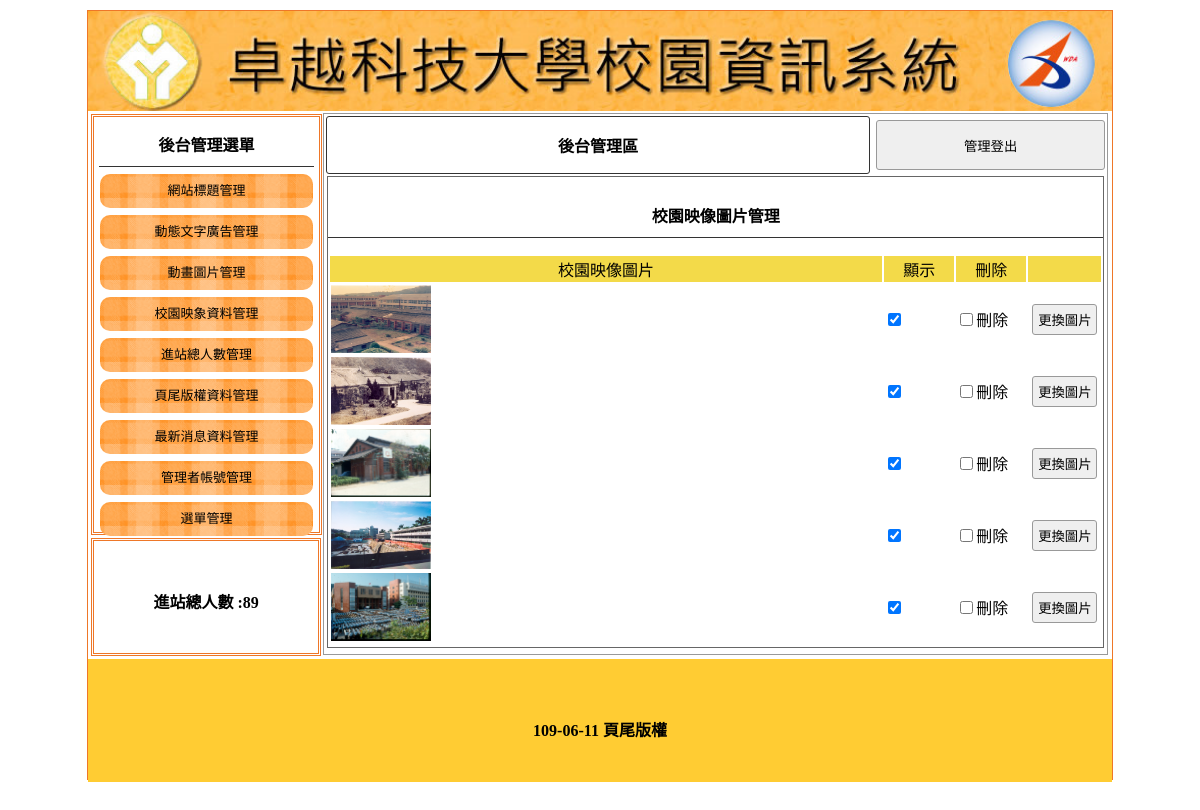
/admin.php?do=image, run on the app's committed database.
### tables this page shows
CREATE TABLE `title` (
  `id` int(10) UNSIGNED NOT NULL,
  `img` text NOT NULL,
  `text` text NOT NULL,
  `sh` int(1) NOT NULL
);

CREATE TABLE `total` (
  `id` int(10) UNSIGNED NOT NULL,
  `total` int(10) UNSIGNED NOT NULL
);

CREATE TABLE `image` (
  `id` int(10) UNSIGNED NOT NULL,
  `img` text NOT NULL,
  `text` text NOT NULL,
  `sh` int(1) NOT NULL
);

CREATE TABLE `bottom` (
  `id` int(10) UNSIGNED NOT NULL,
  `bottom` varchar(128) NOT NULL
);

### base.php (called while the page is built, shortened)
<?php
class DB{
    private $dsn="mysql:host=localhost;charset=utf8;dbname=db05";
    private $root="root";
    private $password="";
    private $table;
    private $pdo;
    public function __construct($table){
        $this->table=$table;
        $this->pdo=new PDO($this->dsn,$this->root,$this->password);
    }
    public function all(...$arg){
        $sql="select * from $this->table ";
        return $this->pdo->query($sql)->fetchAll();
    }
public function find($arg){
    $sql="select * from $this->table ";
    if( is_array($arg)){
        foreach($arg as $key => $value){
            $tmp[]=sprintf("`%s`='%s'",$key,$value);
        }
        $sql=$sql. " where ".implode(" && ",$tmp);
    }else{
        $sql=$sql. " where `id`='$arg'";
    }
    return $this->pdo->query($sql)->fetch(PDO::FETCH_ASSOC);
}
}
?>

### backend/image.php (the view, shortened to what this page needs)
<div style="width:99%; height:87%; margin:auto; overflow:auto; border:#666 1px solid;">
    <p class="t cent botli">校園映像圖片管理</p>
    <form method="post" action="api/edit.php">
        <table width="100%">
            <tbody>
                <tr class="yel">
                    <td width="80%">校園映像圖片</td>
                    <td width="10%">顯示</td>
                    <td width="10%">刪除</td>
                    <td></td>
                </tr>
                <?php
                    $table=$do;
                    $db=new DB($table);
                    $rows=$db->all();
                    foreach($rows as $row){
                        $isChk=($row['sh']==1)?'checked':'';
                ?>
                <tr>
                    <td width="45%"><img src='img/<?=$row['img'];?>' style="width:100px;height:68px"></td>
                    <td width="7%">
                        <input type="checkbox" name="sh[]" value="<?=$row['id'];?>" <?=$isChk;?>>
                    </td>
                    <td width="7%">
                        <input type="checkbox" name="del[]" value="<?=$row['id'];?>">刪除
                    </td>
                    <td><input type="button" onclick="op(&#39;#cover&#39;,&#39;#cvr&#39;,&#39;modal/upload_image.php?id=<?=$row['id'];?>&table=<?=$table;?>&#39;)" value="更換圖片"></td>
                </tr>
                <?php
                               }
                               ?>
            </tbody>
        </table>
    </form>
</div>

### admin.php (shortened to what this page needs)
<?php include_once "base.php";?>
<!DOCTYPE html
    PUBLIC "-//W3C//DTD XHTML 1.0 Transitional//EN" "http://www.w3.org/TR/xhtml1/DTD/xhtml1-transitional.dtd">
<html xmlns="http://www.w3.org/1999/xhtml">
<head>
    <link href="./css/css.css" rel="stylesheet" type="text/css">
</head>
<body>
    <div id="main">
        <?php
            $title=new DB('title');
            $ti=$title->find(['sh'=>1]);
        ?>
        <a title="<?=$ti['text'];?>" href="index.php">
            <div class="ti" style="background:url(&#39;img/<?=$ti['img'];?>&#39;); background-size:cover;"></div>
        </a>
        <div id="ms">
            <div id="lf" style="float:left;">
                <div id="menuput" class="dbor">
                    <span class="t botli">後台管理選單</span>
                    <a style="color:#000; font-size:13px; text-decoration:none;"
                        href="admin.php?do=title">
                        <div class="mainmu">
                            網站標題管理 </div>
                    </a>
                    <a style="color:#000; font-size:13px; text-decoration:none;" href="?do=ad">
                        <div class="mainmu">
                            動態文字廣告管理 </div>
                    </a>
                    <a style="color:#000; font-size:13px; text-decoration:none;" href="?do=mvim">
                        <div class="mainmu">
                            動畫圖片管理 </div>
                    </a>
                    <a style="color:#000; font-size:13px; text-decoration:none;" href="?do=image">
                        <div class="mainmu">
                            校園映象資料管理 </div>
                    </a>
                    <a style="color:#000; font-size:13px; text-decoration:none;" href="?do=total">
                        <div class="mainmu">
                            進站總人數管理 </div>
                    </a>
                    <a style="color:#000; font-size:13px; text-decoration:none;" href="?do=bottom">
                        <div class="mainmu">
                            頁尾版權資料管理 </div>
                    </a>
                    <a style="color:#000; font-size:13px; text-decoration:none;" href="?do=news">
                        <div class="mainmu">
                            最新消息資料管理 </div>
                    </a>
                    <a style="color:#000; font-size:13px; text-decoration:none;" href="?do=admin">
                        <div class="mainmu">
                            管理者帳號管理 </div>
                    </a>
                    <a style="color:#000; font-size:13px; text-decoration:none;" href="?do=menu">
                        <div class="mainmu">
                            選單管理 </div>
                    </a>
                </div>
                <div class="dbor" style="margin:3px; width:95%; height:20%; line-height:100px;">
                <span class="t">進站總人數 :<?php
                        $total=new DB("total");
                        $tt=$total->find(1);
                        echo $tt['total'];
                    ?></span>
                </div>
            </div>
            <div class="di"
                style="height:540px; border:#999 1px solid; width:76.5%; margin:2px 0px 0px 0px; float:left; position:relative; left:20px;">
                <table width="100%">
                    <tbody>
                        <tr>
                            <td style="width:70%;font-weight:800; border:#333 1px solid; border-radius:3px;"
                                class="cent"><a href="?do=admin" style="color:#000; text-decoration:none;">後台管理區</a>
                            </td>
                            <td><button onclick="document.cookie=&#39;user=&#39;;location.replace(&#39;?&#39;)"
                                    style="width:99%; margin-right:2px; height:50px;">管理登出</button></td>
                        </tr>
                    </tbody>
                </table>
                <?php
                        $do=(!empty($_GET['do']))?$_GET['do']:'title';
                        $file='backend/'.$do.".php";
				        if(file_exists($file)){
                            include $file;
                        }else{
                            include 'backend/title.php';
                        }
				?>
            </div>
        </div>
        <div
            style="width:1024px; left:0px; position:relative; background:#FC3; margin-top:4px; height:123px; display:block;">
            <span class="t" style="line-height:123px;">
            <?php
                $bottom=new DB('bottom');
                $bt=$bottom->find(1);
                echo $bt['bottom'];
            ?></span>
        </div>
    </div>
</body>
</html>

### css/css.css (style rules this page uses)
body { padding:0px; margin:0px; }
#main { width:1024px; height:768px; margin:10px auto 10px auto; border:#EE7728 1px solid; position:relative; }
.ti { width:100%; height:100px; position:relative; background-size:cover; background-repeat:no-repeat; }
.dbor { border:#EE7728 double 3px; margin:1px; padding:2px 10px 2px 10px; }
.t { font-weight:800; display:block; text-align:center; padding:10px 1px 10px 1px; }
.botli { border-bottom:#333 1px solid; }
.mainmu { position:relative; border-radius:10px; background:url(../icon/menu.fw.png) center no-repeat; background-size:cover; line-height:30px; padding:2px 10px 2px 10px; margin:7px 1px 7px 1px; height:30px; text-align: center; }
#lf { height:540px; width:21%; display:inline-block; }
#menuput { width:100%; height:75%; position:relative; padding:5px; display:block; margin: 3px; }
.di { display:inline-block; }
.cent { text-align:center; }
input,button { border:#999 1px solid; border-radius:3px; background:#EFEFEF; padding:5px; margin:3px; }
.yel td { background:#F3DA49; text-align:center; }

### data on the page
title: img (picture)
total: total "89"
image: img (picture)
image: img (picture)
image: img (picture)
image: img (picture)
image: img (picture)
bottom: bottom "109-06-11 頁尾版權"
